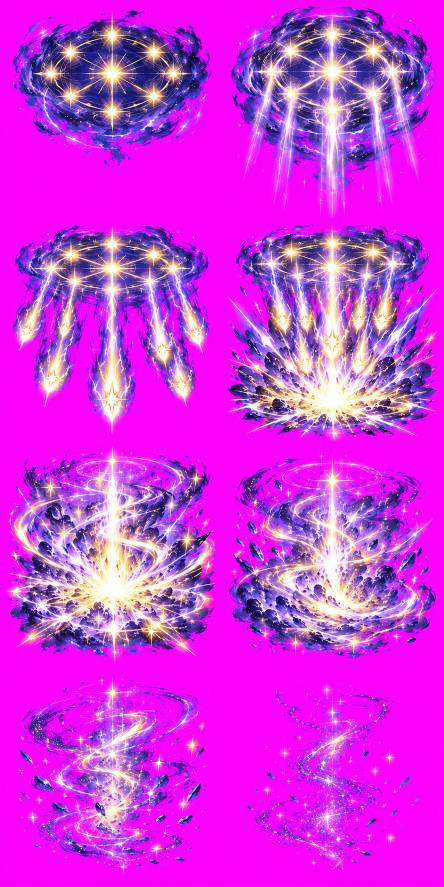
#> input picture assets/fx/forms/lightning-3/raw-sheet.png, 887 x 1774 px, found by its file name (shown at 1/2 size)
$ python export_aura.py
#> lines starting #> are read from the running program, lines starting #| are printed output that depends on the picture; after the words box and inside, x2 and y2 are one past the last pixel; in counts of white or black regions, pixels touching at a corner belong together
"""Cut Nori's six-star aura (raw-sheet.png: 2 columns x 4 rows on #FF00FF, drawn around an invisible
hero whose soles stand at 82% of the cell) into the 8-frame strip aura.webp.

Every cell keeps its drawn geometry (no refit), so the moss patch stays where the soles stand when
the band is laid under the hero (hero-forms.css: dropped 18%). Only the ground patch of frame 1 is
kept, in all eight frames: the patch must not sway, and the drawn leaves and spores only faded in
place; they rise as live motes instead (form-effects.js .aura-motes).
"""
from pathlib import Path

import numpy as np
from PIL import Image, ImageDraw, ImageFilter

HERE = Path(__file__).resolve().parent
CELL = 256
GROUND = .72   # share of the cell height above which nothing of the drawing is kept
KEY = np.array([255, 0, 255], dtype=np.float32)

sheet = np.asarray(Image.open(HERE / "raw-sheet.png").convert("RGB"), dtype=np.float32)
h, w = sheet.shape[0] / 4, sheet.shape[1] / 2
#> h = 443.5; w = 443.5
frames = []
for i in range(8):
    cell = sheet[round(i // 2 * h):round((i // 2 + 1) * h), round(i % 2 * w):round((i % 2 + 1) * w)].copy()
    # How magenta a pixel is; glows and spores are half see-through, so the key is taken out of them.
    keyness = np.minimum(cell[..., 0], cell[..., 2]) - cell[..., 1]
    alpha = np.clip(1 - np.clip(keyness, 0, None) / 200, 0, 1) ** 1.4
    alpha[alpha < .03] = 0
    unmixed = (cell - (1 - alpha[..., None]) * KEY) / np.maximum(alpha[..., None], .02)
    cell = np.where(((alpha > 0) & (alpha < 1))[..., None], unmixed, cell).clip(0, 255)
    img = Image.fromarray(np.concatenate([cell, alpha[..., None] * 255], -1).astype("uint8"), "RGBA")
    img = img.resize((CELL, CELL), Image.Resampling.LANCZOS)
    frames.append(img)
#> this loop made 8 passes
#> pass 1, `cell = sheet[round(i // 2 * h):round((i // 2 + 1) * h), round(i % 2 * ..`:
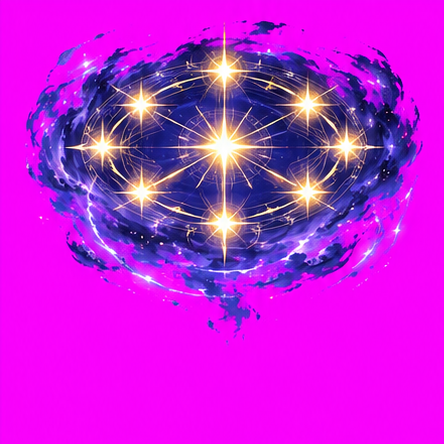
#> cell: shape (444, 444, 3) float32; mean R, G, B 193.3, 30, 214.8
#> pass 1, `keyness = np.minimum(cell[..., 0], cell[..., 2]) - cell[..., 1]`:
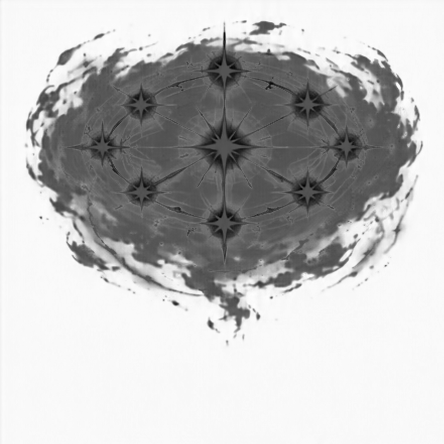
#> keyness: shape (444, 444) float32; min -127, max 255, mean 159.5; drawn with min black and max white
#> pass 1, `unmixed = (cell - (1 - alpha[..., None]) * KEY) / np.maximum(alpha[.....`:
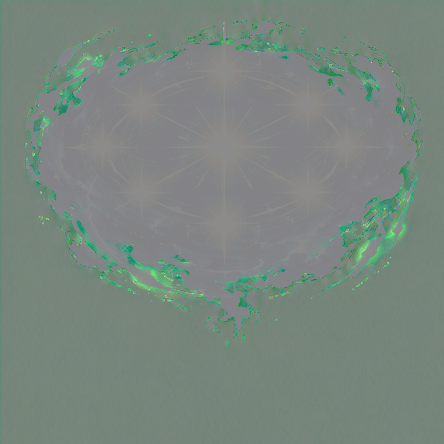
#> unmixed: shape (444, 444, 3) float32; mean R, G, B -226.6, 123.9, -80.7; drawn with min black and max white
#> after the loop:
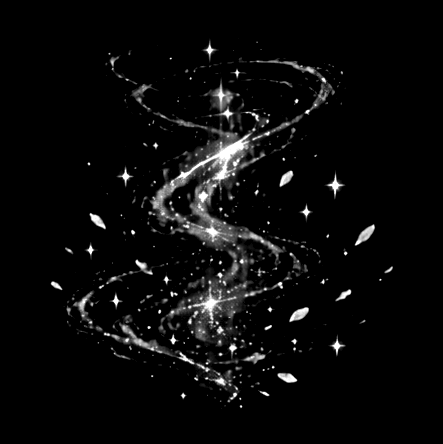
#> alpha: shape (444, 443) float32; min 0, max 1, mean 0.0415
#> after the loop:
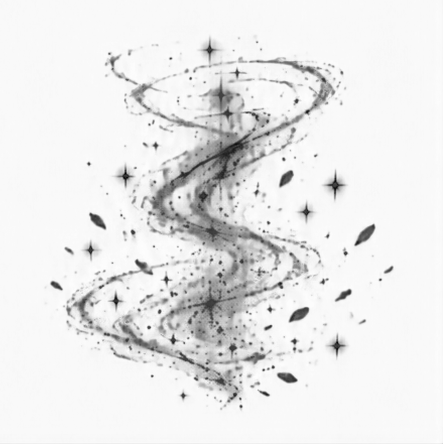
#> keyness: shape (444, 443) float32; min -86, max 255, mean 226.9; drawn with min black and max white
#> after the loop, frames = 8 items
keep = Image.new("L", (CELL, CELL), 0)
#> keep: PIL image 256x256 L; every value is 0
ImageDraw.Draw(keep).rectangle((0, round(CELL * GROUND), CELL, CELL), fill=255)
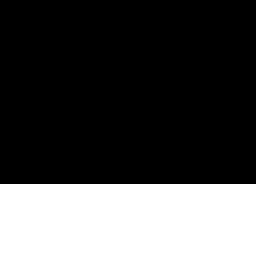
#> keep: PIL image 256x256 L; 28.1% white; 1 white region, box (x1, y1, x2, y2) and area: (0, 184, 256, 256) 18432
ground = Image.new("RGBA", (CELL, CELL))
#> ground: PIL image 256x256 RGBA; every value is 0
ground.paste(frames[0], (0, 0), keep.filter(ImageFilter.GaussianBlur(3)))
strip = Image.new("RGBA", (CELL * 8, CELL))
#> strip: PIL image 2048x256 RGBA; every value is 0
for i in range(8):
    ground.save(HERE / f"aura-{i + 1}.png")
    strip.paste(ground, (i * CELL, 0))
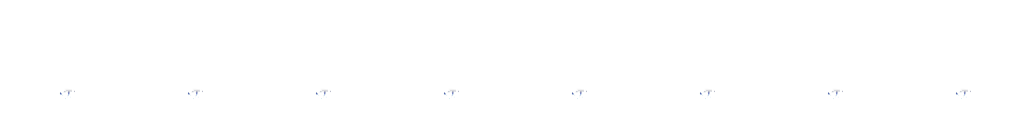
#> strip: PIL image 2048x256 RGBA (shown at 1/2 size); mean R, G, B, A 0, 0.2, 0.3, 0.1; transparent parts drawn white
strip.save(HERE / "aura.webp", lossless=True, method=6)
print("aura.webp: the ground patch, held in all 8 frames")
